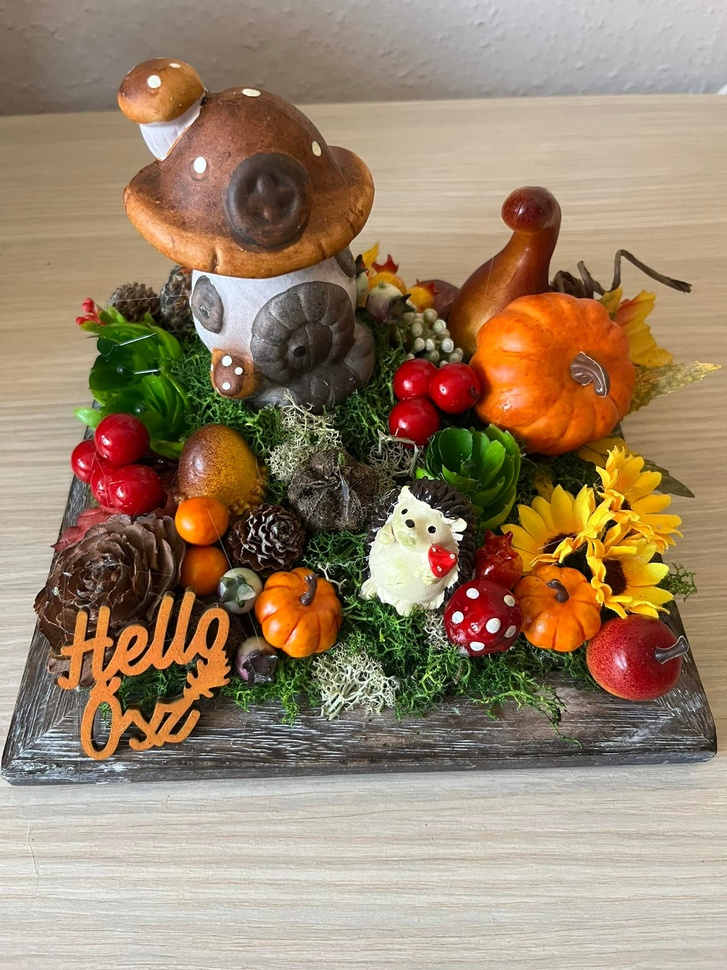
#> input picture ez/osz.jpg, 727 x 970 px, shrunk from 1536 x 2048 before the run
$ python labor.py
#> lines starting #> are read from the running program, lines starting #| are printed output that depends on the picture; after the words box and inside, x2 and y2 are one past the last pixel; in counts of white or black regions, pixels touching at a corner belong together
import cv2
import numpy as np

#manual thresh

I = cv2.imread("osz.jpg",0)
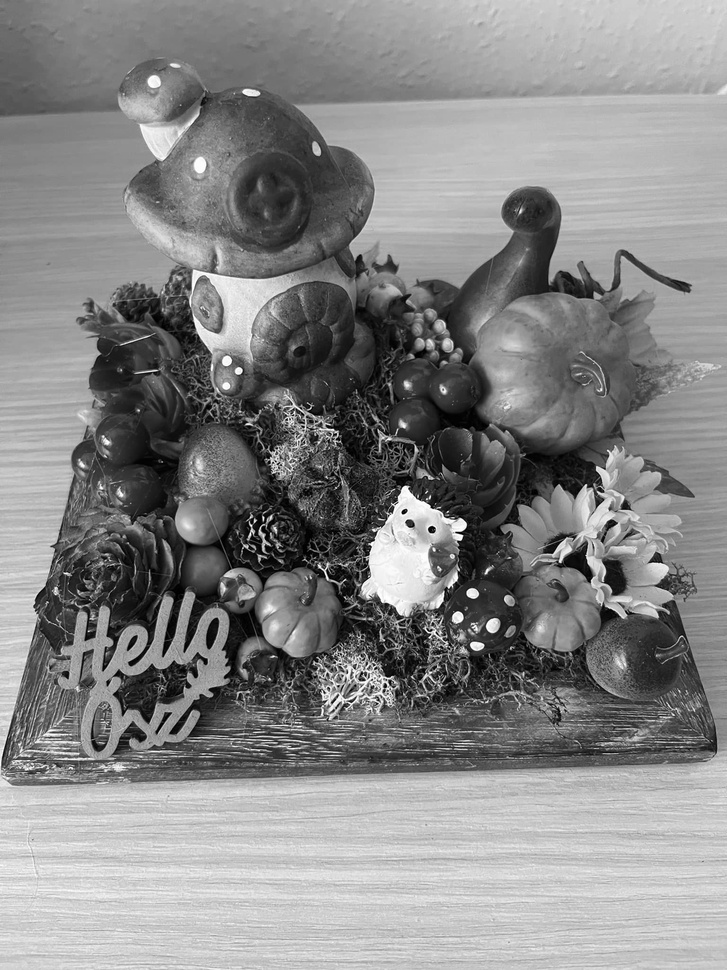
#> I: shape (970, 727); min 0, max 255, mean 134.7
thresh_value = int(100)

thresholded = cv2.threshold(I,thresh_value,255,cv2.THRESH_BINARY_INV)
thresholded2 = cv2.threshold(I,0,255,cv2.THRESH_BINARY | cv2.THRESH_OTSU)

cv2.imshow("rose_mask",thresholded2[1])
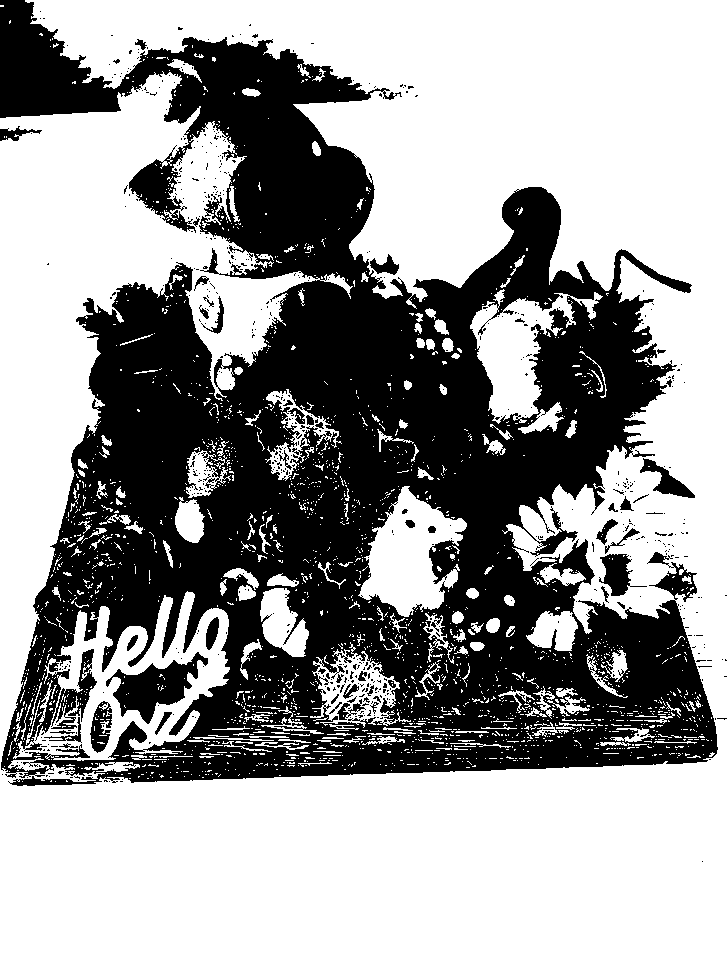
#> window 'rose_mask': shape (970, 727); 61% white; 631 black regions (581 under 20 px), largest, box (x1, y1, x2, y2) and area: (0, 0, 718, 786) 264388, (106, 652, 208, 724) 3033, (599, 554, 647, 596) 933
cv2.waitKey()

masked = np.bitwise_and(I,thresholded[1])
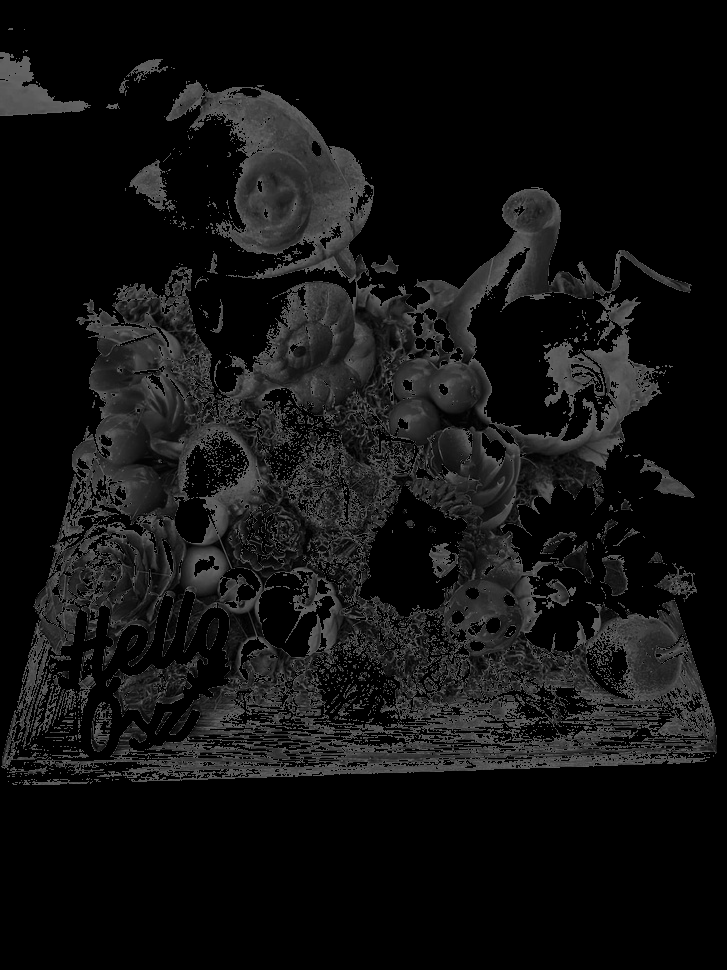
#> masked: shape (970, 727); min 0, max 100, mean 17.4
masked2 = np.bitwise_and(I,thresholded2[1])
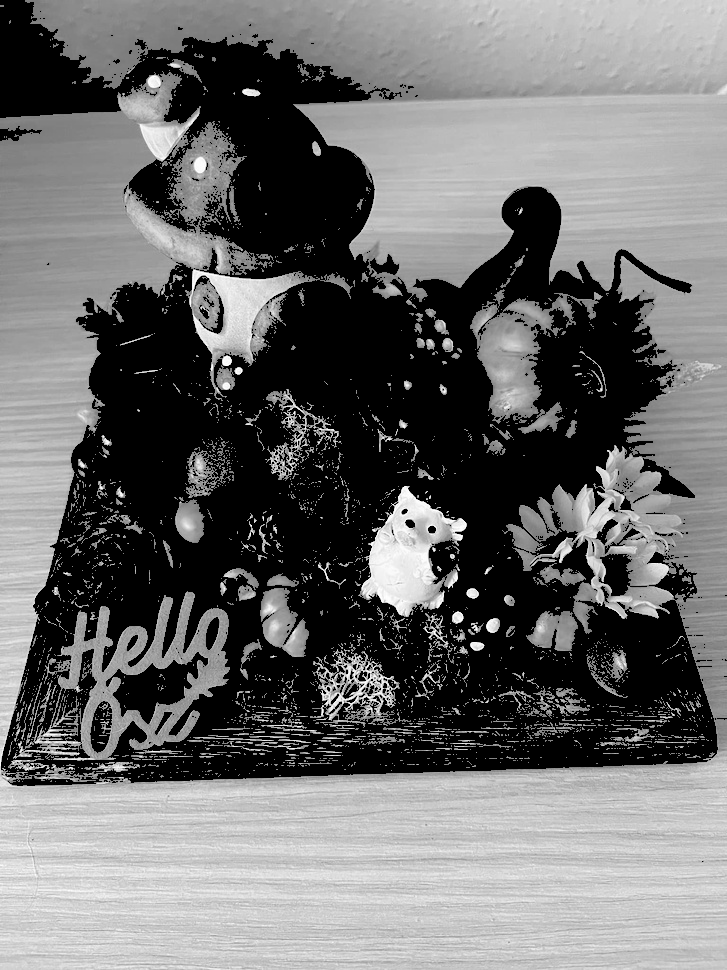
#> masked2: shape (970, 727); min 0, max 255, mean 108.4

cv2.imshow("rose_masked",masked2)
cv2.waitKey()
#
# #adaptive thresh
#
I2 = cv2.imread("C:/Users/kapusi/PycharmProjects/prog2/text.png",0)
blockSize = int(5)
adaptive = cv2.adaptiveThreshold(I, 255, cv2.ADAPTIVE_THRESH_MEAN_C, cv2.THRESH_BINARY, blockSize, 2);
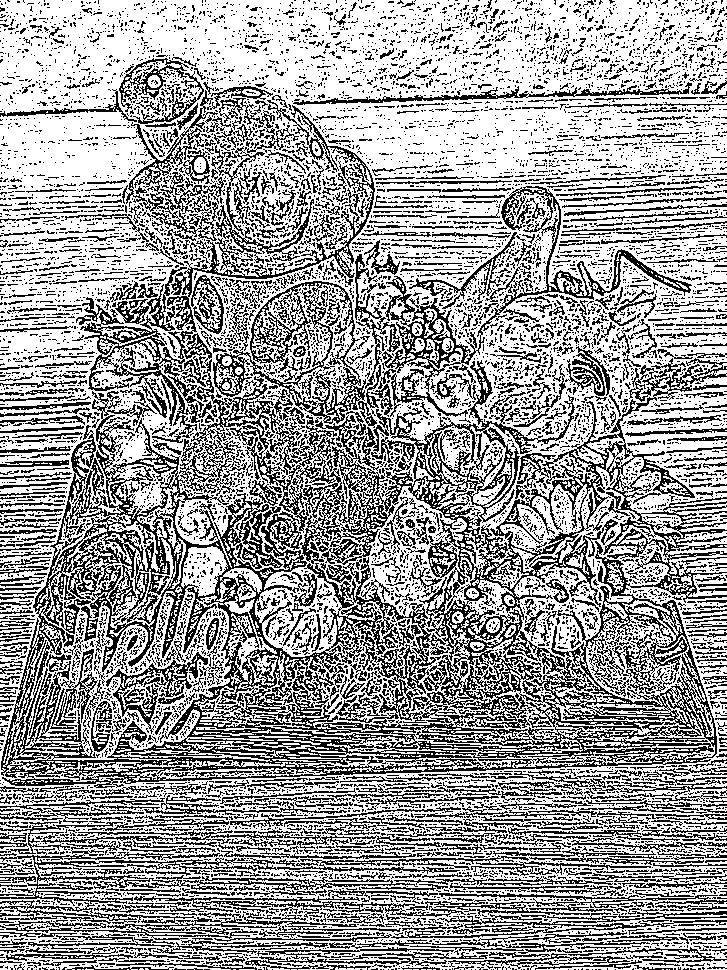
#> adaptive: shape (970, 727); 62.5% white; black in thin lines or dots

cv2.imshow("adaptive",adaptive)
cv2.waitKey()

###----------------
Img = cv2.imread("morp_test.png", 0);
kernel = np.ones((5, 5), dtype=np.uint8)
#> (the run stopped early here; a loop or call above may not have finished)
